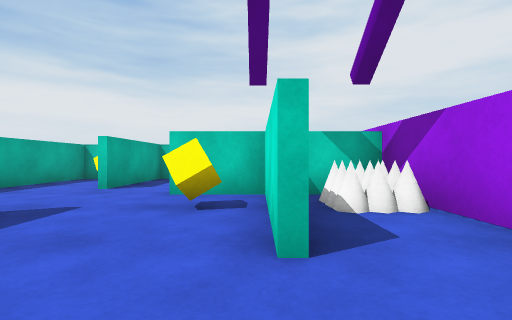
View 1 (above)

18 first-person views from a walk through a Unity game level. The camera is 0.63 m above the floor, looks level and sees 85° across. The floor is counted in squares, 1 m on a side. Each view is taken from the middle of a square. On the plan, view 1 faces up. The plan holds only what a view shows up to about 9 squares ahead; the rest is blank. The place goes on beyond the plan.

View 2
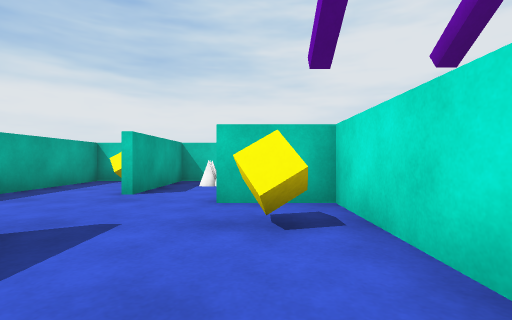

View 3
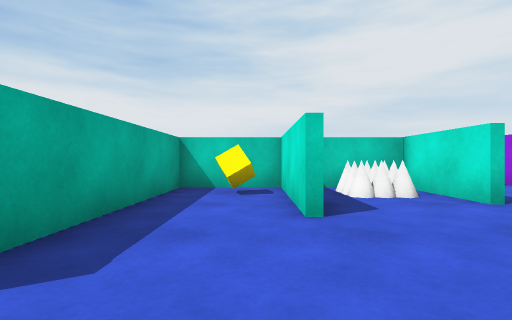

View 4
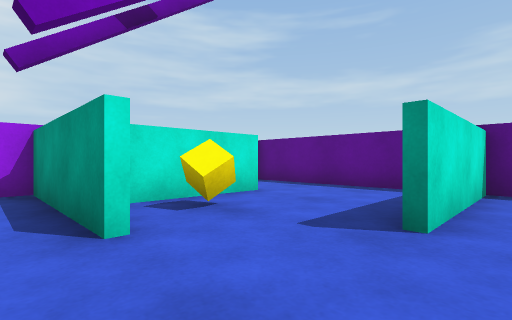

View 5
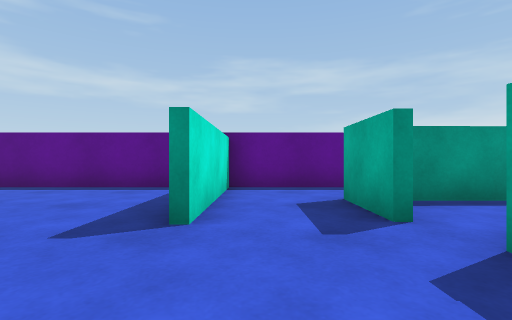

View 6
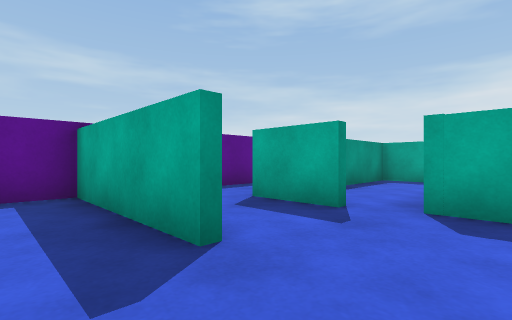

View 7
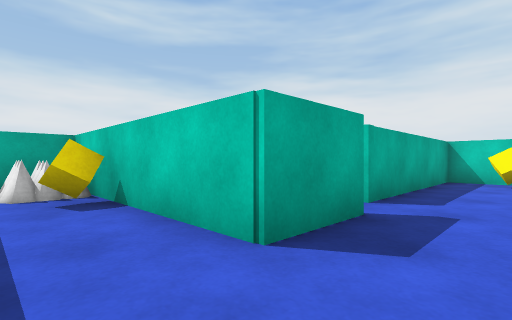

View 8
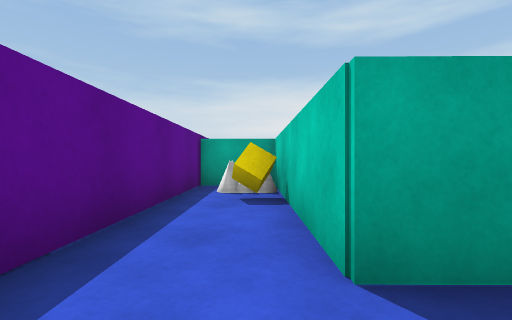

View 9
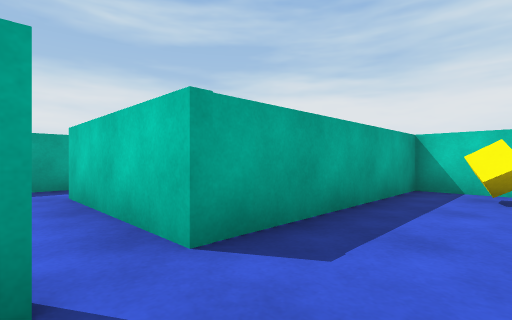

View 10
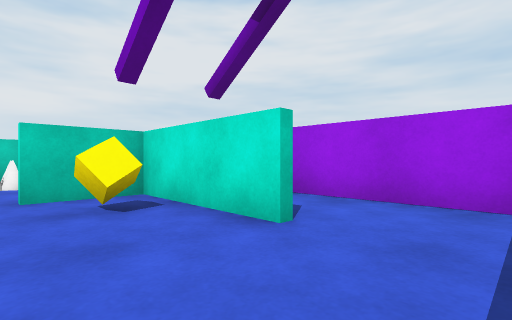

View 11
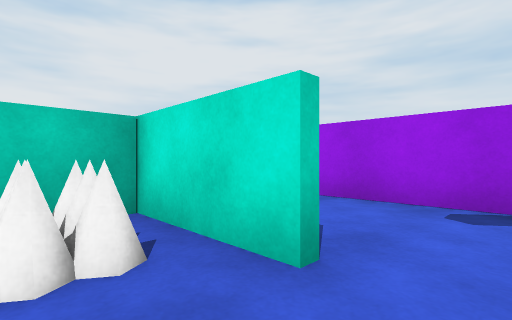

View 12
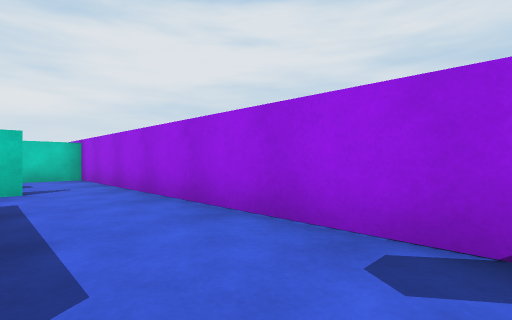

View 13
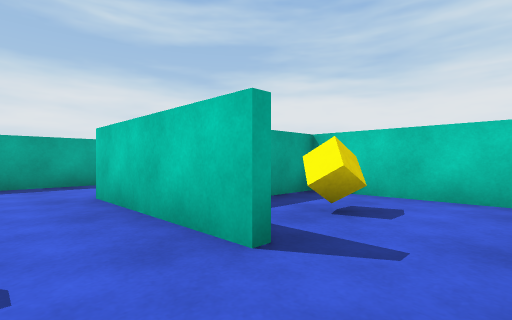

View 14
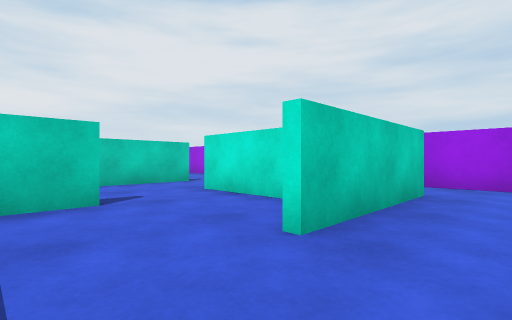

View 15
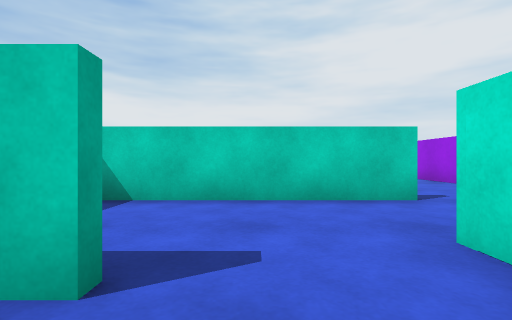

View 16
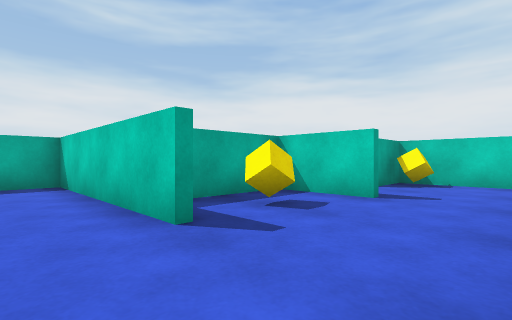

View 17
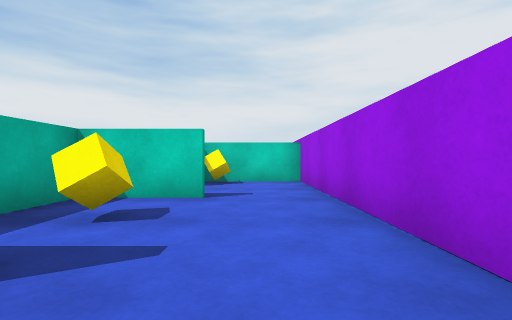

View 18
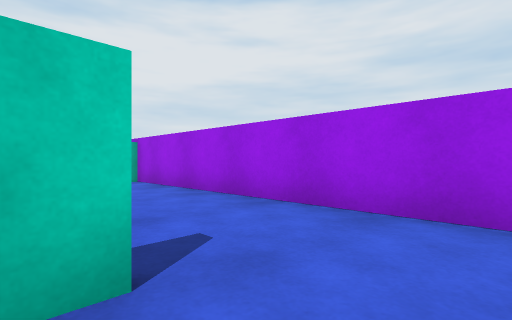

### Floor plan
Ten units are one square. View 1 is at (0, 0); x grows to the right and y downward. Boxes are objects, and circles mark ways between rooms. Rooms are numbered by the first view taken in them; rooms with no view inside come last. Other rooms are left out.
<svg viewBox="-114 -257 144 266">
<path fill="none" stroke="#000" d="M23 -1 23 -32M-5 4 24 4M23 -51 9 -51M-32 -33 -32 4 -5 4M1 -18 2 -35M-33 -61 -33 -93 -57 -93 -57 -41M-16 -53 -4 -53M-7 -69 -6 -93 -31 -93 -31 -61M-54 -32 -54 -15M2 -35 2 -51 -16 -51M-34 -16 -34 -33M-54 -15 -109 -15 -109 4 -34 4 -34 -16M-109 -17 -94 -17M7 -124 -31 -124M-4 -53 23 -53 23 -159 -13 -159 -13 -145M-57 -131 -57 -112M-15 -138 -15 -162M-38 -153 -49 -153M-4 -184 -16 -184M23 -171 23 -215M1 -217 -20 -217 -20 -194M23 -215 23 -252 -5 -252 -5 -238M-94 -17 -63 -17M-57 -41 -95 -41M-109 -44 -109 -17"/>
<rect x="15" y="-45" width="10" height="10" fill="#bbb"><title>other object</title></rect>
<rect x="-45" y="-85" width="10" height="10" fill="#bbb"><title>other object</title></rect>
<rect x="-25" y="-85" width="10" height="10" fill="#bbb"><title>other object</title></rect>
<rect x="-15" y="-45" width="10" height="10" fill="#bbb"><title>other object</title></rect>
<rect x="-105" y="-15" width="10" height="10" fill="#bbb"><title>other object</title></rect>
<rect x="-95" y="-15" width="10" height="10" fill="#bbb"><title>other object</title></rect>
<rect x="-5" y="-145" width="10" height="10" fill="#bbb"><title>other object</title></rect>
<rect x="-15" y="-205" width="10" height="10" fill="#bbb"><title>other object</title></rect>
<circle cx="0" cy="-5" r="3" fill="#2a7"/>
<circle cx="-15" cy="-25" r="3" fill="#2a7"/>
<circle cx="-40" cy="-25" r="3" fill="#2a7"/>
<circle cx="0" cy="-60" r="3" fill="#2a7"/>
<circle cx="-100" cy="-20" r="3" fill="#2a7"/>
<circle cx="-45" cy="-130" r="3" fill="#2a7"/>
<circle cx="15" cy="-220" r="3" fill="#2a7"/>
<text x="10" y="-20">1</text>
<text x="-20" y="-20">2</text>
<text x="-30" y="-60">3</text>
<text x="-70" y="-10">4</text>
<text x="0" y="-110">5</text>
<text x="-30" y="-140">6</text>
<text x="10" y="-190">7</text>
<text x="10" y="-230">8</text>
<text x="-80" y="-30">9</text>
</svg>
Room 1 opens to room 2. Room 2 opens to room 3. Room 3 opens to room 4. Room 3 opens to room 5. Room 4 opens to room 9. Room 5 opens to room 6. Room 7 opens to room 8.

Where each view was taken, in squares from view 1:
view 1: 0 up, 0 right, facing up
view 2: 1 up, 1 left, facing up
view 3: 3 up, 4 left, facing up
view 4: 6 up, 4 left, facing down-right
view 5: 6 up, 4 left, facing down
view 6: 5 up, 2 left, facing down-left
view 7: 0 up, 4 left, facing up-left
view 8: 1 up, 4 left, facing left
view 9: 3 up, 4 left, facing up-left
view 10: 0 up, 2 left, facing up-right
view 11: 6 up, 2 left, facing up-right
view 12: 6 up, 0 right, facing up-right
view 13: 11 up, 2 right, facing up-left
view 14: 11 up, 5 left, facing up-right
view 15: 14 up, 3 left, facing up
view 16: 17 up, 2 right, facing up-left
view 17: 17 up, 1 right, facing up
view 18: 17 up, 1 left, facing up-right
